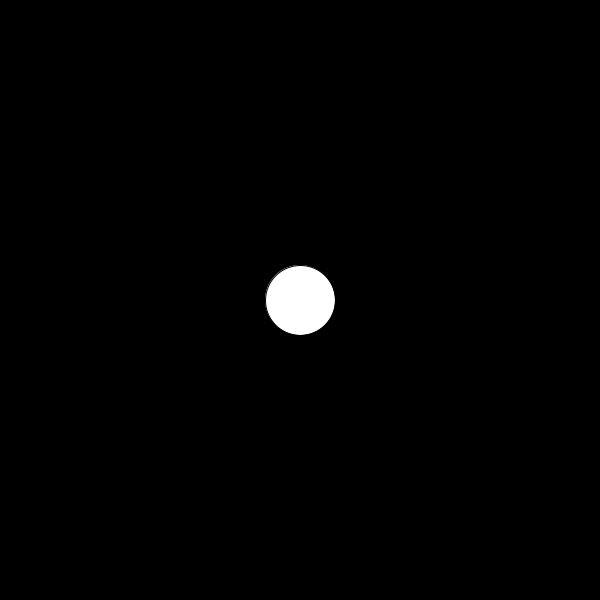
Frame 1 (no input)
Frame 60 (the mouse pressed at the canvas centre just before this capture): identical to frame 1, image omitted
Frame 120 (the mouse held since frame 60 and released just before this capture): identical to frame 1, image omitted

The Processing sketch that drew this single still picture (run headless with seeded random() and noise(); from frame 60 on, the mouse is pressed at the canvas centre):

// Processing sketch: slippery_dot
// ── slippery_dot.pde

 // Make a slippery dot. When you click on the dot it will slide to a new location.
 int x=300;
 int y=300;
 int size=70;
 int distance;
 // 1. Create three integer variables to represent the x, y, and the size of the ellipse
       
    void setup() {
      // 2. Set the size of your sketch
    size(600,600);
    }
    
    void draw() {
    background(0);
      // 3. Set the background color of your sketch
      
      // 4. Draw an ellipse using the variables created at the top of the sketch for the location and size of your ellipse. 
      //    Make sure it fits in the window. Change the variables if it does not.
    ellipse(x,y,size,size);
  

        
       
          
    }
    
    /******** This method gets called automatically when you press the mouse ************/
    void mousePressed() {
      //5. Create an integer variable called distance
      getDistanceFromMouse(x,y);
      //6. The getDistanceFromMouse() method below returns a number.
      //   Set the value of your distance variable to the value returned by the getDistance method
      //   You will need to pass the x and y location of your ellipse to this method.
        if(mouseX<x){
           x = (int) random(width);
y++;
        }
         if(mouseY<y){
           y = (int) random(width);
y++;
        }
      //7.  Use an if statement to check if your distance variable is < the radius of the ellipse
      //    If it is, make a new x AND y for the ellipse, for a new random location on the window
      //    Hint: Use code like this      x = (int) random(width);
       
      
    }
    
    /********  This method gives you the number of pixels between the mouse and the x,y point ***********/
    int getDistanceFromMouse(int x, int y) {
      return (int)Math.sqrt(Math.pow((mouseX-x),2) + Math.pow((mouseY-y),2));
    }
